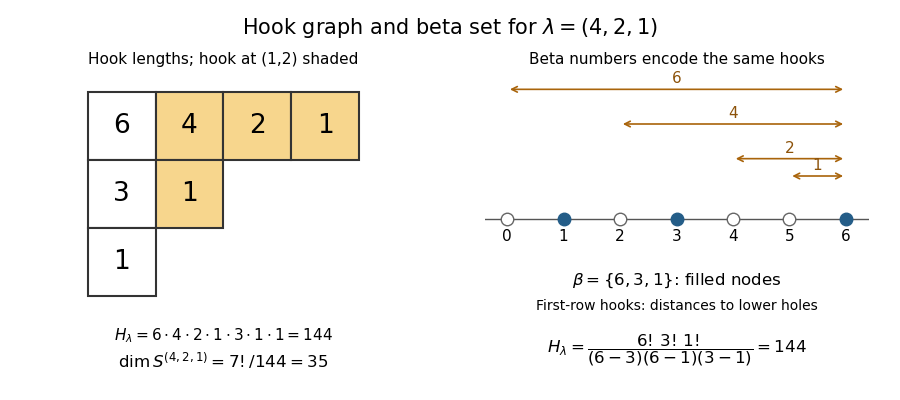

The script that saved this image:
"""An original hook graph and beta-set diagram; output basename in the cwd."""
import os
import tempfile
from pathlib import Path

os.environ.setdefault("MPLCONFIGDIR", str(Path(tempfile.gettempdir()) / "codex-wiki-matplotlib"))
import matplotlib
matplotlib.use("Agg")
import matplotlib.pyplot as plt
from matplotlib.patches import Rectangle

def main():
    shape = (4, 2, 1)
    conjugate = [sum(row >= j for row in shape) for j in range(1, 5)]
    fig, axes = plt.subplots(1, 2, figsize=(9, 4), dpi=100)
    fig.patch.set_facecolor("white")
    ax = axes[0]
    for i, row in enumerate(shape):
        for j in range(row):
            marked = (i == 0 and j >= 1) or (j == 1 and i >= 0)
            ax.add_patch(Rectangle((j, -i-1), 1, 1, facecolor="#f7d68d" if marked else "white", edgecolor="#333333", linewidth=1.5))
            hook = row-(j+1)+conjugate[j]-(i+1)+1
            ax.text(j+.5, -i-.5, str(hook), fontsize=19, ha="center", va="center")
    ax.text(2, -3.65, r"$H_\lambda=6\cdot4\cdot2\cdot1\cdot3\cdot1\cdot1=144$", ha="center", fontsize=11)
    ax.text(2, -4.05, r"$\dim S^{(4,2,1)}=7!/144=35$", ha="center", fontsize=12)
    ax.set(xlim=(-.2,4.2),ylim=(-4.3,.3),xticks=[],yticks=[])
    ax.set_aspect("equal")
    ax.set_title("Hook lengths; hook at (1,2) shaded", fontsize=11, pad=6)
    ax.axis("off")
    ax = axes[1]
    beta = (6, 3, 1)
    ax.axhline(0, color="#555555", linewidth=1)
    for q in range(7):
        ax.plot(q, 0, "o", markersize=9, markerfacecolor="#245d88" if q in beta else "white", markeredgecolor="#245d88" if q in beta else "#666666", zorder=3)
        ax.text(q, -.25, str(q), ha="center", fontsize=11)
    for q in [0, 2, 4, 5]:
        height=.3+.2*(6-q)
        ax.annotate("",xy=(q,height),xytext=(6,height),arrowprops={"arrowstyle":"<->","color":"#a9640b","lw":1.2})
        ax.text((q+6)/2,height+.07,str(6-q),ha="center",fontsize=11,color="#8c5209")
    ax.text(3,-.75,r"$\beta=\{6,3,1\}$: filled nodes",ha="center",fontsize=12)
    ax.text(3,-1.05,"First-row hooks: distances to lower holes",ha="center",fontsize=10)
    ax.text(3,-1.55,r"$H_\lambda=\dfrac{6!\,3!\,1!}{(6-3)(6-1)(3-1)}=144$",ha="center",fontsize=12)
    ax.set(xlim=(-.4,6.4),ylim=(-1.9,1.7),xticks=[],yticks=[])
    ax.set_title("Beta numbers encode the same hooks",fontsize=11,pad=6)
    ax.axis("off")
    fig.suptitle(r"Hook graph and beta set for $\lambda=(4,2,1)$",fontsize=15,y=.96)
    fig.subplots_adjust(left=.035,right=.965,top=.82,bottom=.04,wspace=.18)
    fig.savefig("paper-5-hook-graph.png",dpi=100,facecolor="white",transparent=False)
    plt.close(fig)

if __name__ == "__main__":main()
